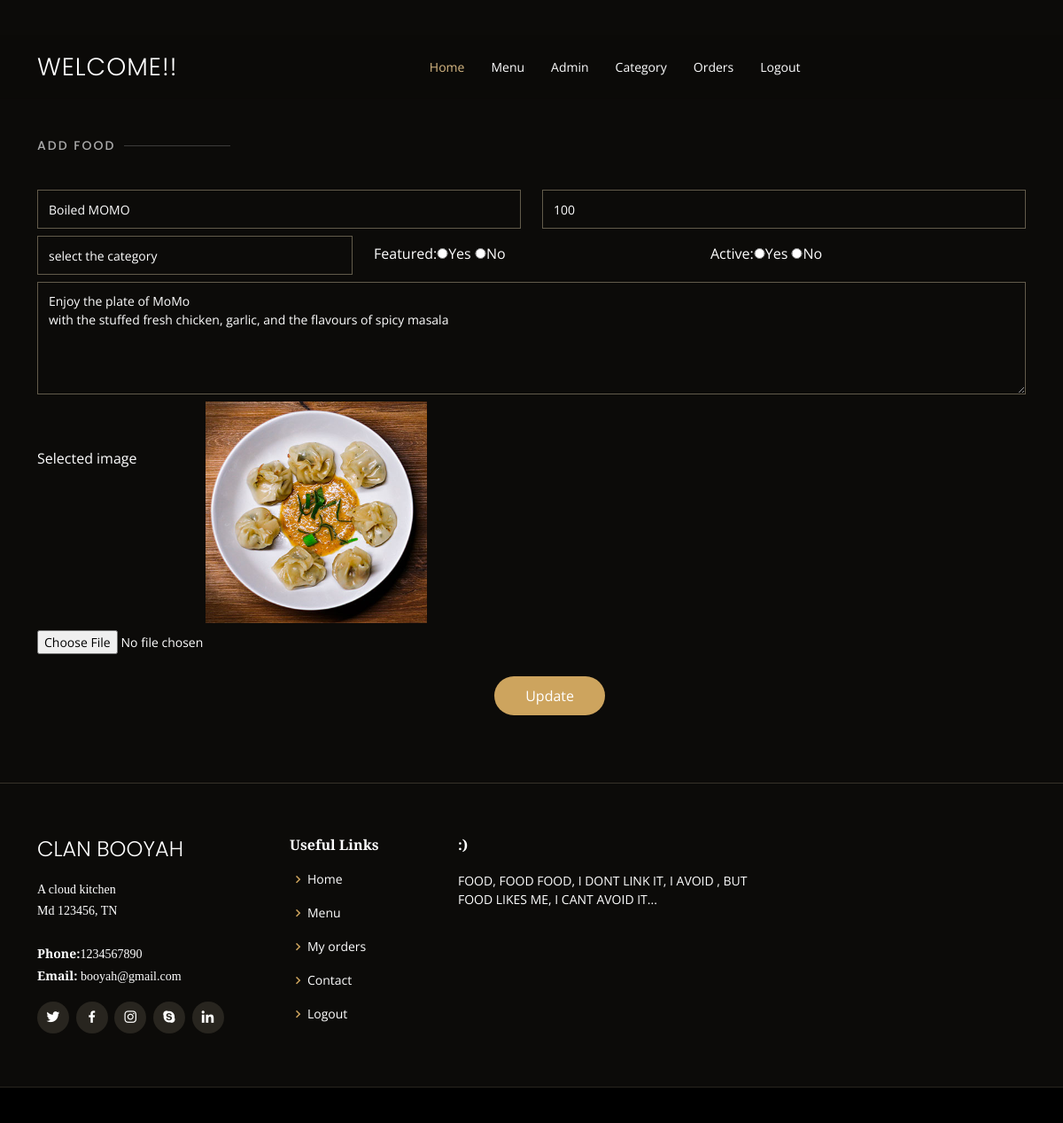
Before: /update-food.php?id=6 (signed in) with the older database file.
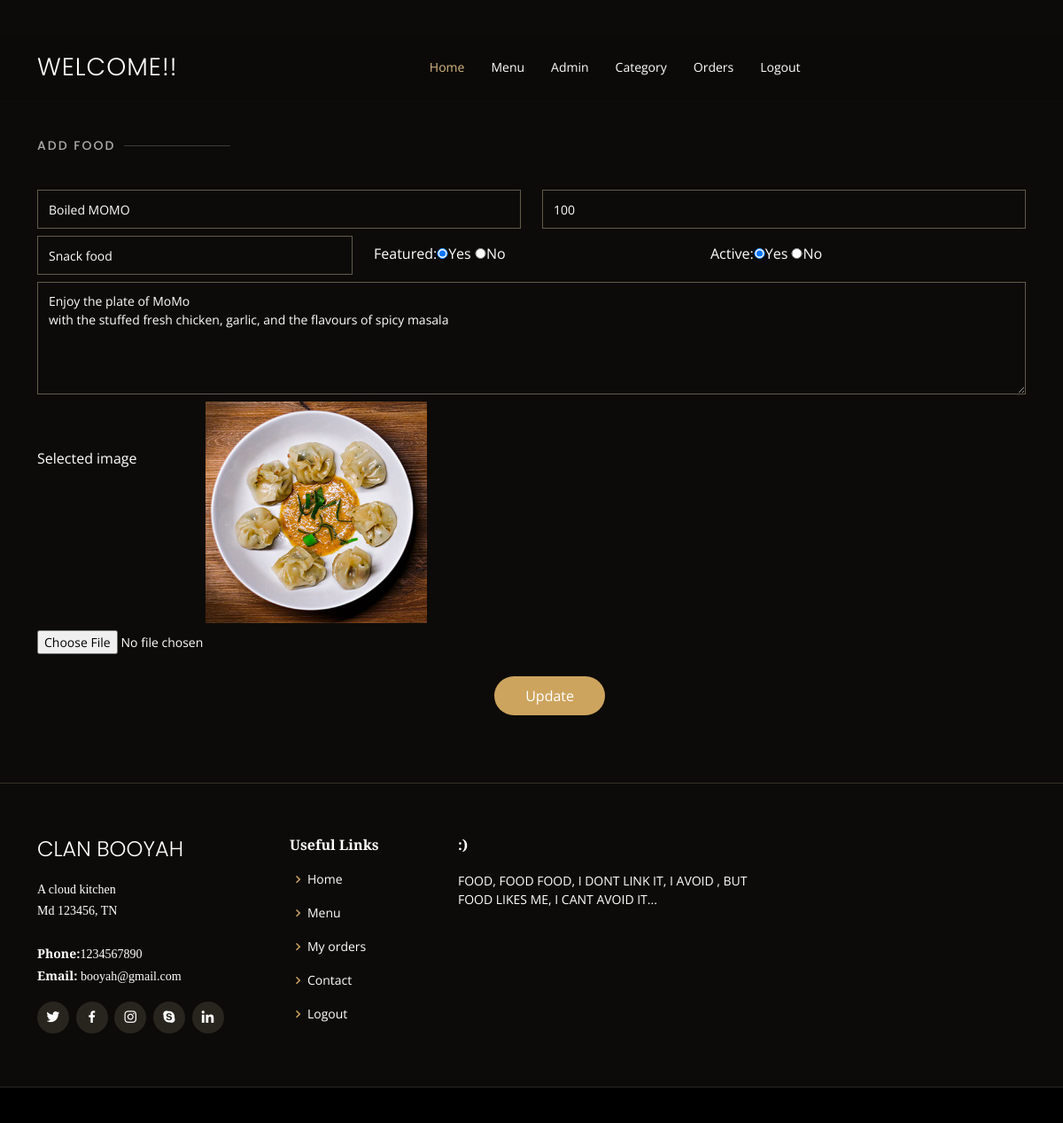
After: the same page with the newer database file.
### tables this page shows
CREATE TABLE `food` (
  `id` int(10) UNSIGNED NOT NULL,
  `title` varchar(100) NOT NULL,
  `description` text NOT NULL,
  `price` decimal(10,0) NOT NULL,
  `image_name` varchar(255) NOT NULL,
  `category_id` int(10) UNSIGNED NOT NULL,
  `featured` varchar(10) NOT NULL,
  `active` varchar(10) NOT NULL
);

CREATE TABLE `category` (
  `id` int(10) UNSIGNED NOT NULL,
  `title` varchar(100) NOT NULL,
  `image_name` varchar(255) NOT NULL,
  `featured` varchar(10) NOT NULL,
  `active` varchar(10) NOT NULL,
  `created_by` int(11) DEFAULT NULL,
  `updated_by` int(11) DEFAULT NULL
);

### update-food.php (the view, shortened to what this page needs)
<?php
include('header.php');
        if(isset($_GET['id']))
        {
            $id = $_GET['id'];
            $sql2 ="SELECT * FROM food WHERE id=$id";
            $res2=mysqli_query($conn,$sql2);
            $row2= mysqli_fetch_assoc($res2);
            $title=$row2['title'];
            $description=$row2['description'];
            $price=$row2['price'];
            $current_image=$row2['image_name'];
            $current_category=$row2['category_id'];
            $featured=$row2['featured'];
            $active=$row2['active'];
        }
        else
        {
            header('location:food.php');
        }
    ?>
<section id="book-a-table" class="book-a-table mtop">
      <div class="container" data-aos="fade-up">
        <div class="section-title">
          <h2>Add Food</h2>
        </div>
        <form action="add-foodup.php" method="post"  class="php-email-form" data-aos="fade-up" data-aos-delay="100" enctype="multipart/form-data">
          <div class="row">
            <div class="col-lg-6 col-md-6 form-group">
              <input type="text" name="title" value="<?php echo $title; ?>" class="form-control" id="name" placeholder="Title of the food" required>
            </div>
            <div class="col-lg-6 col-md-6 form-group mt-3 mt-md-0">
              <input type="number" class="form-control" value="<?php echo $price; ?>" name="price" placeholder="Price" required>
            </div>
            <div class="col-lg-4 col-md-6 form-group mt-3 mt-md-0">
            <select class="form-control" name="category" required >
            <option value="">select the category</option>
                        <?php
                        $sql = "SELECT * FROM category WHERE active=1";
                        $res= mysqli_query($conn, $sql);
                        $count =mysqli_num_rows($res);
                        if($count>0)
                        {
                            while($row=mysqli_fetch_assoc($res))
                            {
                                $id = $row['id'];
                                $title = $row['title'];
                                ?>
                                <option <?php if($current_category == $id)echo "selected" ?> value="<?php echo $id; ?>"><?php echo $title; ?> </option>
                                <?php
                            }
                        }
                        else
                        {
                            ?>
                            <option value="">No category Found</option>
                            <?php
                        }
                        ?>
                        </select>
            </div>
            <div class="col-lg-4 col-md-6 form-group mt-3 mt-md-0">
              <div class="mt-2">
              Featured:<input type="radio" class="radioh" name="featured" <?php if($featured == 1){ echo "checked";}?> value="1" required><span>Yes</span>
                    <input type="radio" class="radioh" name="featured" <?php if($featured == 0){ echo "checked";}?> value="0" required><span>No</span>
              </div>
            </div>
            <div class="col-lg-4 col-md-6 form-group mt-3 mt-md-0">
              <div class="mt-2">
              Active:<input type="radio" class="radioh" name="active" <?php if($active == 1){ echo "checked";}?> value="1" required><span>Yes</span>
                    <input type="radio" class="radioh" name="active" <?php if($active == 0){ echo "checked";}?> value="0" required><span>No</span>
              </div>
            </div>
            <div class="col-lg-12 col-md-6 form-group mt-3 mt-md-0">
            <textarea name="description"  class="form-control" cols="30" rows="5" required placeholder="Description of the Food."><?php echo $description; ?></textarea>
            </div>
            <div class="col-lg-2 col-md-6 form-group mt-3 mt-md-0" style="line-height: 8;">
            Selected image
            </div>
            <div class="col-lg-8 col-md-6 form-group mt-3 mt-md-0">
            <img src="./images/food/<?php echo $current_image; ?>" width="250px">
            </div>
            <div class="col-lg-12 col-md-6 form-group mt-3 mt-md-0">
            <input type="file"  name="image">
            </div>
          </div>
          <div class="row textend">
            <div class="col-lg-7">
            <button type="submit" name="submit">Update</button>
            </div>
          </div>
        </form>
      </div>
    </section>
<?php
include('footer.php');
?>

Changed rows visible on the page:
changed food "Boiled MOMO": category (not shown) → "Snack food"; featured "☐" → "☑"; active "☐" → "☑"
Other visible differences:
form field category: "select the category" → (not shown)
